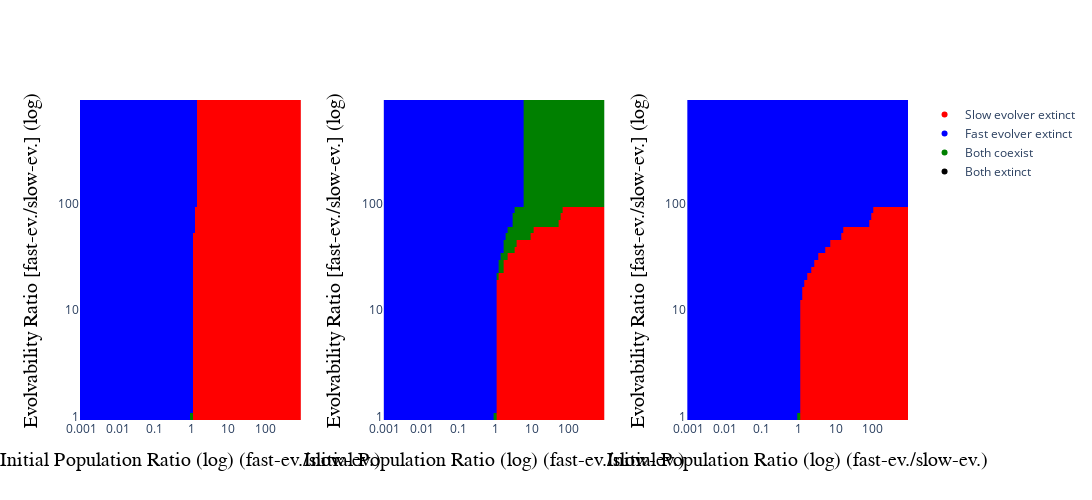

Notebook code cell kept with this figure:
### Code cell
import numpy as np
import plotly.graph_objects as go
from plotly.subplots import make_subplots
import plotly.io as pio

# Assume the following classes and functions are defined elsewhere in your code:
# from your_module import Parameters_for_Analysis, run_simulation_and_get_outcome_instance

def plot_2d_sensitivity_analysis_initial_pop_vs_evolvability(
    N2_N1_ratios,
    V_A2_V_A1_ratios,
    final_outcomes_matrix,
    subplot_row,
    subplot_col,
    fig
):
    """
    Plots a heatmap for a specific competitive regime.

    Parameters:
    - N2_N1_ratios (array): Ratios of initial populations (fast-ev./slow-ev.).
    - V_A2_V_A1_ratios (array): Ratios of evolvability (V_A2/V_A1).
    - final_outcomes_matrix (2D array): Simulation outcomes.
    - subplot_row (int): Row index in the subplot grid.
    - subplot_col (int): Column index in the subplot grid.
    - fig (Figure): Plotly figure object to add the heatmap to.
    """
    color_map = {
        "sp 2 (high-genetic-var) wins, sp 1 (low-genetic-var) extinct": 0,
        "sp 1 (low-genetic-var) wins, sp 2 (high-genetic-var) extinct": 1,
        "both extinct": 2,
        "both coexist": 3
    }

    # Convert the final outcomes to numerical values
    numerical_matrix = np.vectorize(color_map.get)(final_outcomes_matrix)

    # Define colors for the heatmap
    colorscale = [
        [0.0, 'red'],       # sp 2 wins, sp 1 extinct
        [1/3, 'blue'],      # sp 1 wins, sp 2 extinct
        [2/3, 'black'],     # both coexist
        [1.0, 'green']      # both extinct
    ]

    # Create the heatmap
    heatmap = go.Heatmap(
        z=numerical_matrix.T,  # Transpose the matrix to align axes correctly
        x=N2_N1_ratios,
        y=V_A2_V_A1_ratios,
        colorscale=colorscale,
        showscale=False,  # We'll add a single color scale later
        hovertemplate='N2/N1: %{x}<br>V_A2/V_A1: %{y}<br>Outcome: %{z}<extra></extra>'
    )

    # Add the heatmap to the specified subplot
    fig.add_trace(heatmap, row=subplot_row, col=subplot_col)

    # Update axes for each subplot
    fig.update_xaxes(
        title_text='Initial Population Ratio (log) (fast-ev./slow-ev.)',
        title_font=dict(size=20, family='Arial', color='black'),
        type='log',
        tickvals=[0.001, 0.01, 0.1, 1, 10, 100, 1000, 10000],
        ticktext=["0.001", "0.01", "0.1", "1", "10", "100", "1000", "10000"],
        row=subplot_row,
        col=subplot_col
    )
    fig.update_yaxes(
        title_text='Evolvability Ratio [fast-ev./slow-ev.] (log)',
        title_font=dict(size=20, family='Arial', color='black'),
        type='log',
        tickvals=[1, 10, 100, 1000],
        ticktext=['1', '10', '100', '1000'],
        row=subplot_row,
        col=subplot_col
    )

def generate_parameters_with_varied_parameters(
    N2_N1_ratios,
    V_A2_V_A1_ratios,
    competition_params,
    base_parameters
):
    """
    Generates a list of Parameters_for_Analysis objects with varied competition parameters.

    Parameters:
    - N2_N1_ratios (array): Ratios of initial populations (fast-ev./slow-ev.).
    - V_A2_V_A1_ratios (array): Ratios of evolvability (V_A2/V_A1).
    - competition_params (dict): Dictionary containing alpha parameters.
    - base_parameters (Parameters_for_Analysis): Base parameters for the analysis.

    Returns:
    - parameters_list (list): List of Parameters_for_Analysis objects.
    """
    parameters_list = []
    for N2_N1 in N2_N1_ratios:
        for V_A2_V_A1 in V_A2_V_A1_ratios:
            # Use base V_A1 and V_A2 without scaling

            # Update base_parameters with competition parameters
            updated_base_params = base_parameters.__dict__.copy()
            updated_base_params.update(competition_params)
            updated_base_params['V_A1'] = 0.01
            updated_base_params['V_A2'] = 0.01

            # Set initial_population_species_2 based on the ratio
            updated_base_params['initial_population_species_2'] = updated_base_params['initial_population_species_1'] * N2_N1
            updated_base_params['V_A2'] = updated_base_params['V_A1'] * V_A2_V_A1  # Ensure correct V_A2 scaling if needed

            # Instantiate Parameters_for_Analysis with updated parameters
            parameters = Parameters_for_Analysis(base_parameters=base_parameters, **updated_base_params)
            parameters_list.append(parameters)
    return parameters_list

def run_sensitivity_analysis(parameters_list):
    """
    Runs the simulation for each set of parameters and collects the outcomes.

    Parameters:
    - parameters_list (list): List of Parameters_for_Analysis objects.

    Returns:
    - final_outcomes_list (list): List of simulation outcome strings.
    """
    final_outcomes_list = []
    for parameters in parameters_list:
        final_outcome_instance = run_simulation_and_get_outcome_instance(parameters)
        final_outcomes_list.append(final_outcome_instance.outcome)
    return final_outcomes_list

def run_multipanel_sensitivity_analysis(
    N2_N1_ratios,
    V_A2_V_A1_ratios,
    competition_types,
    base_parameters
):
    """
    
    Runs the sensitivity analysis across different competition types.

    Parameters:
    - N2_N1_ratios (array): Ratios of initial populations (fast-ev./slow-ev.).
    - V_A2_V_A1_ratios (array): Ratios of evolvability (V_A2/V_A1).
    - competition_types (list): List of dictionaries defining competition types and their alpha parameters.
    - base_parameters (Parameters_for_Analysis): Base parameters for the analysis.

    Returns:
    - final_outcomes_matrices (dict): Dictionary with outcomes for each competition type.
    """
    final_outcomes_matrices = {}
    for comp_idx, competition in enumerate(competition_types, start=1):
        comp_name = competition['name']
        comp_params = competition['params']
        final_outcomes_matrices[comp_name] = {}
        
        print(f"Running sensitivity analysis for Competition: {comp_name}...")
        parameters_list = generate_parameters_with_varied_parameters(
            N2_N1_ratios,
            V_A2_V_A1_ratios,
            comp_params,
            base_parameters
        )
        final_outcomes_list = run_sensitivity_analysis(parameters_list)
        final_outcomes_matrix = np.array(final_outcomes_list).reshape(len(N2_N1_ratios), len(V_A2_V_A1_ratios))
        final_outcomes_matrices[comp_name] = final_outcomes_matrix
    return final_outcomes_matrices

def plot_multipanel_sensitivity_analysis(
    N2_N1_ratios,
    V_A2_V_A1_ratios,
    final_outcomes_matrices,
    competition_types
):
    """
    Plots a 3x1 multipanel heatmap of sensitivity analysis outcomes across competition types.

    Parameters:
    - N2_N1_ratios (array): Ratios of initial populations (fast-ev./slow-ev.).
    - V_A2_V_A1_ratios (array): Ratios of evolvability (V_A2/V_A1).
    - final_outcomes_matrices (dict): Dictionary with outcomes for each competition type.
    - competition_types (list): List of dictionaries defining competition types and their alpha parameters.
    """
    # Define a universal color_map for all heatmaps
    color_map = {
        "sp 2 (high-genetic-var) wins, sp 1 (low-genetic-var) extinct": 0,
        "sp 1 (low-genetic-var) wins, sp 2 (high-genetic-var) extinct": 1,
        "both extinct": 2,
        "both coexist": 3
    }

    # Create a subplot figure with 3 rows and 1 column
    fig = make_subplots(
        rows=1, cols=3,
        # subplot_titles=[
        #     f"{comp['name']}"
        #     for comp in competition_types
        # ],
        horizontal_spacing=0.1,
    )

    # Update subplot title font size
    # for annotation in fig['layout']['annotations']:
    #     annotation['font'] = dict(size=20)


    # Iterate through competition types to plot each heatmap
    for col_idx, competition in enumerate(competition_types, start=1):
        comp_name = competition['name']
        final_outcomes_matrix = final_outcomes_matrices[comp_name]
        plot_2d_sensitivity_analysis_initial_pop_vs_evolvability(
            N2_N1_ratios,
            V_A2_V_A1_ratios,
            final_outcomes_matrix,
            subplot_row=1,
            subplot_col=col_idx,
            fig=fig
        )

    # Add a single color scale to the right of all subplots
    # Create a separate colorbar

    legend_labels = [
        ("Slow evolver extinct", 'red'),
        ("Fast evolver extinct", 'blue'),
        ('Both coexist', 'green'),
        ('Both extinct', 'black')
    ]

    for label, color in legend_labels:
        fig.add_trace(go.Scatter(
            x=[None], y=[None], mode='markers',
            marker=dict(color=color),
            showlegend=True,
            name=label
        ))

    fig.add_trace(
        go.Heatmap(
            z=[0, 1, 2, 3],
            colorscale=[
                [0.0, 'red'],       # sp 2 wins, sp 1 extinct
                [1/3, 'blue'],      # sp 1 wins, sp 2 extinct
                [2/3, 'black'],     # both coexist
                [1.0, 'green']      # both extinct
            ],
            showscale=True,
            colorbar=dict(
                title="Outcome",
                tickvals=[0, 1, 2, 3],
                ticktext=list(color_map.keys()),
                len=0.8,
                y=0.5,
                title_side="right",
                titleside="right"
            ),
            zmin=0,
            zmax=3,
            visible=False  # Hide the heatmap itself
        ),
        row=1, col=1  # Position the colorbar on the first subplot
    )

    # Update the overall layout of the figure
    fig.update_layout(
        width=1500,  # Adjusted width for better spacing
        height=500,  # Adjusted height for better spacing (since it's 3x1)
        template='plotly',
        showlegend=True
    )

    # Show the figure
    pio.show(fig)

def main():
    """
    Main function to execute the sensitivity analysis and plotting.
    """
    # Define competition types with their respective alpha parameters
    competition_types = [
        {
            'name': 'Inter-sp. Competition > Intra-sp. Competition', 
            'params': {
                'alpha11': 0.0025,
                'alpha12': 0.005,
                'alpha21': 0.005,
                'alpha22': 0.0025
            }
        },
        {
            'name': 'Inter-sp. Competition =  Intra-sp. Competition',
            'params': {
                'alpha11': 0.00375,
                'alpha12': 0.00375,
                'alpha21': 0.00375,
                'alpha22': 0.00375
            }
        },
        {
            'name': 'Inter-sp. Competition <  Intra-sp.Competition)',
            'params': {
                'alpha11': 0.005,
                'alpha12': 0.0025,
                'alpha21': 0.0025,
                'alpha22': 0.005
            }
        }
    ]

    # Define the power ranges for the ratios
    N2_N1_powers = np.arange(-3, 3, 0.0625)
    V_A2_V_A1_powers = np.arange(0, 3, 0.0625)

    # Calculate the actual ratios
    N2_N1_ratios = np.power(10.0, N2_N1_powers)
    V_A2_V_A1_ratios = np.power(10.0, V_A2_V_A1_powers)

    # Run sensitivity analysis for each competition type
    final_outcomes_matrices = run_multipanel_sensitivity_analysis(
        N2_N1_ratios,
        V_A2_V_A1_ratios,
        competition_types,
        base_parameters  # Assumes base_parameters is defined elsewhere
    )

    # Plot the multipanel heatmaps
    plot_multipanel_sensitivity_analysis(
        N2_N1_ratios,
        V_A2_V_A1_ratios,
        final_outcomes_matrices,
        competition_types
    )

if __name__ == "__main__":
    main()

### Figure 1 — Plotly figure (JSON) as saved in the notebook; plotly's stock layout.template omitted (floating-point values rounded to 4 significant figures; data arrays with more than 128 entries replaced by an {"elided": "..."} marker saying what was removed)
{"data": [{"colorscale": [[0, "red"], [0.3333, "blue"], [0.6667, "black"], [1, "green"]], "hovertemplate": "N2/N1: %{x}<br>V_A2/V_A1: %{y}<br>Outcome: %{z}<extra></extra>", "showscale": false, "type": "heatmap", "x": [0.001, 0.001155, 0.001334, 0.00154, 0.001778, 0.002054, 0.002371, 0.002738, 0.003162, 0.003652, 0.004217, 0.00487, 0.005623, 0.006494, 0.007499, 0.00866, 0.01, 0.01155, 0.01334, 0.0154, 0.01778, 0.02054, 0.02371, 0.02738, 0.03162, 0.03652, 0.04217, 0.0487, 0.05623, 0.06494, 0.07499, 0.0866, 0.1, 0.1155, 0.1334, 0.154, 0.1778, 0.2054, 0.2371, 0.2738, 0.3162, 0.3652, 0.4217, 0.487, 0.5623, 0.6494, 0.7499, 0.866, 1, 1.155, 1.334, 1.54, 1.778, 2.054, 2.371, 2.738, 3.162, 3.652, 4.217, 4.87, 5.623, 6.494, 7.499, 8.66, 10, 11.55, 13.34, 15.4, 17.78, 20.54, 23.71, 27.38, 31.62, 36.52, 42.17, 48.7, 56.23, 64.94, 74.99, 86.6, 100, 115.5, 133.4, 154.0, 177.8, 205.4, 237.1, 273.8, 316.2, 365.2, 421.7, 487.0, 562.3, 649.4, 749.9, 866.0], "xaxis": "x", "y": [1, 1.155, 1.334, 1.54, 1.778, 2.054, 2.371, 2.738, 3.162, 3.652, 4.217, 4.87, 5.623, 6.494, 7.499, 8.66, 10, 11.55, 13.34, 15.4, 17.78, 20.54, 23.71, 27.38, 31.62, 36.52, 42.17, 48.7, 56.23, 64.94, 74.99, 86.6, 100, 115.5, 133.4, 154.0, 177.8, 205.4, 237.1, 273.8, 316.2, 365.2, 421.7, 487.0, 562.3, 649.4, 749.9, 866.0], "yaxis": "y", "z": {"elided": "48x96 int values"}}, {"colorscale": [[0, "red"], [0.3333, "blue"], [0.6667, "black"], [1, "green"]], "hovertemplate": "N2/N1: %{x}<br>V_A2/V_A1: %{y}<br>Outcome: %{z}<extra></extra>", "showscale": false, "type": "heatmap", "x": [0.001, 0.001155, 0.001334, 0.00154, 0.001778, 0.002054, 0.002371, 0.002738, 0.003162, 0.003652, 0.004217, 0.00487, 0.005623, 0.006494, 0.007499, 0.00866, 0.01, 0.01155, 0.01334, 0.0154, 0.01778, 0.02054, 0.02371, 0.02738, 0.03162, 0.03652, 0.04217, 0.0487, 0.05623, 0.06494, 0.07499, 0.0866, 0.1, 0.1155, 0.1334, 0.154, 0.1778, 0.2054, 0.2371, 0.2738, 0.3162, 0.3652, 0.4217, 0.487, 0.5623, 0.6494, 0.7499, 0.866, 1, 1.155, 1.334, 1.54, 1.778, 2.054, 2.371, 2.738, 3.162, 3.652, 4.217, 4.87, 5.623, 6.494, 7.499, 8.66, 10, 11.55, 13.34, 15.4, 17.78, 20.54, 23.71, 27.38, 31.62, 36.52, 42.17, 48.7, 56.23, 64.94, 74.99, 86.6, 100, 115.5, 133.4, 154.0, 177.8, 205.4, 237.1, 273.8, 316.2, 365.2, 421.7, 487.0, 562.3, 649.4, 749.9, 866.0], "xaxis": "x2", "y": [1, 1.155, 1.334, 1.54, 1.778, 2.054, 2.371, 2.738, 3.162, 3.652, 4.217, 4.87, 5.623, 6.494, 7.499, 8.66, 10, 11.55, 13.34, 15.4, 17.78, 20.54, 23.71, 27.38, 31.62, 36.52, 42.17, 48.7, 56.23, 64.94, 74.99, 86.6, 100, 115.5, 133.4, 154.0, 177.8, 205.4, 237.1, 273.8, 316.2, 365.2, 421.7, 487.0, 562.3, 649.4, 749.9, 866.0], "yaxis": "y2", "z": {"elided": "48x96 int values"}}, {"colorscale": [[0, "red"], [0.3333, "blue"], [0.6667, "black"], [1, "green"]], "hovertemplate": "N2/N1: %{x}<br>V_A2/V_A1: %{y}<br>Outcome: %{z}<extra></extra>", "showscale": false, "type": "heatmap", "x": [0.001, 0.001155, 0.001334, 0.00154, 0.001778, 0.002054, 0.002371, 0.002738, 0.003162, 0.003652, 0.004217, 0.00487, 0.005623, 0.006494, 0.007499, 0.00866, 0.01, 0.01155, 0.01334, 0.0154, 0.01778, 0.02054, 0.02371, 0.02738, 0.03162, 0.03652, 0.04217, 0.0487, 0.05623, 0.06494, 0.07499, 0.0866, 0.1, 0.1155, 0.1334, 0.154, 0.1778, 0.2054, 0.2371, 0.2738, 0.3162, 0.3652, 0.4217, 0.487, 0.5623, 0.6494, 0.7499, 0.866, 1, 1.155, 1.334, 1.54, 1.778, 2.054, 2.371, 2.738, 3.162, 3.652, 4.217, 4.87, 5.623, 6.494, 7.499, 8.66, 10, 11.55, 13.34, 15.4, 17.78, 20.54, 23.71, 27.38, 31.62, 36.52, 42.17, 48.7, 56.23, 64.94, 74.99, 86.6, 100, 115.5, 133.4, 154.0, 177.8, 205.4, 237.1, 273.8, 316.2, 365.2, 421.7, 487.0, 562.3, 649.4, 749.9, 866.0], "xaxis": "x3", "y": [1, 1.155, 1.334, 1.54, 1.778, 2.054, 2.371, 2.738, 3.162, 3.652, 4.217, 4.87, 5.623, 6.494, 7.499, 8.66, 10, 11.55, 13.34, 15.4, 17.78, 20.54, 23.71, 27.38, 31.62, 36.52, 42.17, 48.7, 56.23, 64.94, 74.99, 86.6, 100, 115.5, 133.4, 154.0, 177.8, 205.4, 237.1, 273.8, 316.2, 365.2, 421.7, 487.0, 562.3, 649.4, 749.9, 866.0], "yaxis": "y3", "z": {"elided": "48x96 int values"}}, {"marker": {"color": "red"}, "mode": "markers", "name": "Slow evolver extinct", "showlegend": true, "type": "scatter", "x": [null], "y": [null]}, {"marker": {"color": "blue"}, "mode": "markers", "name": "Fast evolver extinct", "showlegend": true, "type": "scatter", "x": [null], "y": [null]}, {"marker": {"color": "green"}, "mode": "markers", "name": "Both coexist", "showlegend": true, "type": "scatter", "x": [null], "y": [null]}, {"marker": {"color": "black"}, "mode": "markers", "name": "Both extinct", "showlegend": true, "type": "scatter", "x": [null], "y": [null]}, {"colorbar": {"len": 0.8, "ticktext": ["sp 2 (high-genetic-var) wins, sp 1 (low-genetic-var) extinct", "sp 1 (low-genetic-var) wins, sp 2 (high-genetic-var) extinct", "both extinct", "both coexist"], "tickvals": [0, 1, 2, 3], "title": {"side": "right", "text": "Outcome"}, "y": 0.5}, "colorscale": [[0, "red"], [0.3333, "blue"], [0.6667, "black"], [1, "green"]], "showscale": true, "type": "heatmap", "visible": false, "xaxis": "x", "yaxis": "y", "z": [0, 1, 2, 3], "zmax": 3, "zmin": 0}], "layout": {"height": 500, "showlegend": true, "width": 1500, "xaxis": {"anchor": "y", "domain": [0, 0.2667], "ticktext": ["0.001", "0.01", "0.1", "1", "10", "100", "1000", "10000"], "tickvals": [0.001, 0.01, 0.1, 1, 10, 100, 1000, 10000], "title": {"font": {"color": "black", "family": "Arial", "size": 20}, "text": "Initial Population Ratio (log) (fast-ev./slow-ev.)"}, "type": "log"}, "xaxis2": {"anchor": "y2", "domain": [0.3667, 0.6333], "ticktext": ["0.001", "0.01", "0.1", "1", "10", "100", "1000", "10000"], "tickvals": [0.001, 0.01, 0.1, 1, 10, 100, 1000, 10000], "title": {"font": {"color": "black", "family": "Arial", "size": 20}, "text": "Initial Population Ratio (log) (fast-ev./slow-ev.)"}, "type": "log"}, "xaxis3": {"anchor": "y3", "domain": [0.7333, 1], "ticktext": ["0.001", "0.01", "0.1", "1", "10", "100", "1000", "10000"], "tickvals": [0.001, 0.01, 0.1, 1, 10, 100, 1000, 10000], "title": {"font": {"color": "black", "family": "Arial", "size": 20}, "text": "Initial Population Ratio (log) (fast-ev./slow-ev.)"}, "type": "log"}, "yaxis": {"anchor": "x", "domain": [0, 1], "ticktext": ["1", "10", "100", "1000"], "tickvals": [1, 10, 100, 1000], "title": {"font": {"color": "black", "family": "Arial", "size": 20}, "text": "Evolvability Ratio [fast-ev./slow-ev.] (log)"}, "type": "log"}, "yaxis2": {"anchor": "x2", "domain": [0, 1], "ticktext": ["1", "10", "100", "1000"], "tickvals": [1, 10, 100, 1000], "title": {"font": {"color": "black", "family": "Arial", "size": 20}, "text": "Evolvability Ratio [fast-ev./slow-ev.] (log)"}, "type": "log"}, "yaxis3": {"anchor": "x3", "domain": [0, 1], "ticktext": ["1", "10", "100", "1000"], "tickvals": [1, 10, 100, 1000], "title": {"font": {"color": "black", "family": "Arial", "size": 20}, "text": "Evolvability Ratio [fast-ev./slow-ev.] (log)"}, "type": "log"}}}
